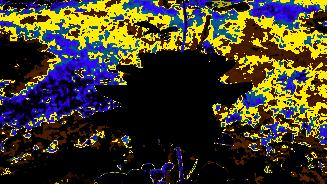
%> input picture assignment 4/new_image.jpg, 327 x 184 px
$ octave main_file2.m   (GNU Octave 9; MATLAB toolbox functions it lacks are replaced by stand-ins)
%> lines starting %> are read from the running program, lines starting %| are printed output that depends on the picture
### assignment 4/get_matrix.m
function matrix = get_matrix(image)
%% this function will take colour image and return a matrix of angles

    if(size(image,3) ~= 3)
        fprintf('error in get_matrix\n');
        matrix = [];
    else
        row = size(image,1);
        col = size(image,2);
        matrix = zeros(row,col);
        for i = 1:row
            for j = 1:col

%% from here the colour detction begins
% note the first channel gives red then green then blue and in x y z also x
% represent red then green then blue
% how this it will do first we need to convert rgb to xyz

                vect = rgb2xyz(double(image(i,j,1)),double(image(i,j,2)),double(image(i,j,3)));
                % got it now normalize the vector
                vect = normalize(vect);
                if(sum(vect) ~= 0)
                    % make sure it is 1 and 2
                    matrix(i,j) = get_angle([vect(1)-inv(3) vect(2)-inv(3)]);
                end

            end
        end
    end
end


### assignment 4/get_normalized_histogram.m
function histogram = get_normalized_histogram(image,keys,values)
%% this function will first take the image and map and get the final histogram
    dim = size(keys,1);
    histogram = zeros(dim+359,1);
    % now get the image matrixof angles
    matrix = get_matrix(image);
    % now iterate through all elements
    row = size(image,1);
    col = size(image,2);
    for i = 1:row
    	for j = 1:col
            temp = abs(keys - matrix(i,j));
            [~,idx] = min(temp);
            histogram(values(idx)) = histogram(values(idx))+1;
        end
    end
    histogram = histogram/(row*col);
end

### assignment 4/get_angle.m
function angle = get_angle(m)
% here we are taknig m = 1x2

    angle = 0;
    if(size(m,1) ~= 1 || size(m,2) ~= 2)
        fprintf('Error in angle\n');
    else
        if(m(1) >= 0 && m(2) >= 0)
            % first quadrant
            angle = atand(m(2)/m(1));
        elseif(m(1) < 0 && m(2) >= 0)
            % second quadrant
            angle = 180 + atand(m(2)/m(1));
        elseif(m(1) < 0 && m(2) < 0)
            % third quadrant
            angle = 180 + atand(m(2)/m(1));
        elseif(m(1) >= 0 && m(2) < 0)
            % fourth quadrant
            angle = 360 + atand(m(2)/m(1));
        else
            fprintf('Error in angle2  (%f,%f)\n',m(1),m(2));
        end
    end
end

### assignment 4/normalize.m
function output = normalize(a)
% a is a 3X1 vector here
    a = double(a);
    total = sum(a);
    if(total ~= 0)
        if(size(a,1) == 3 && size(a,2) == 1)
            output = inv(total)*[a(1);a(2);a(3)];
        elseif(size(a,2) == 3 && size(a,1) == 1)
            output = inv(total)*[a(1) a(2) a(3)];
        else
            fprintf('error in normalize\n');
            output = [];
        end
    else
        output = a;
    end

end

### assignment 4/main_file2.m
% our first program will read a csv file and get the matrix and also return the corresponding
% RGB values for the given XYZ values for each image
data = csvread('ciexyz31_1.csv');

%% now normalizing the data
keys = [];
values = [];
for i = 1:size(data,1)
    data(i,[2 3 4]) = normalize(data(i,[2 3 4]));
    keys = [keys;get_angle([(data(i,2)- inv(3)) (data(i,3)- inv(3))])];
    values = [values;i+359];
end


%% now we will read an image and convert the matrix into a matrix of only wavelength
% we w
[filename, pathname] = uigetfile({'*.png;*.jpg;*.bmp;*.tif','Supported images';...
                 '*.png','Portable Network Graphics (*.png)';...
                 '*.jpg','J-PEG (*.jpg)';...
                 '*.bmp','Bitmap (*.bmp)';...
                 '*.tif','Tagged Image File (*.tif,)';...
                 '*.*','All files (*.*)'});
%> the answer given: new_image.jpg
image = strcat(pathname,filename);
img = imread(image);
%> img is the input picture: size 184x327x3 uint8; mean R, G, B 63.5, 57.3, 41.2
image = img;
% image = imresize(image,0.9,'bicubic');
im = image;

%% now get the histogram
histogram = get_normalized_histogram(image,keys,values);
%> after the loop in get_matrix, `for i = 1:row`:
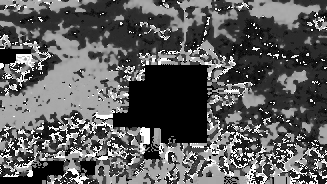
%> matrix: size 184x327 double; min 0, max 360, mean 131.4; drawn with min black and max white
%> after the loop in get_normalized_histogram, `for i = 1:row`: histogram = 830 values, max 7546 at index 610, min 0 at index 1, mean 72.49
%> in get_normalized_histogram, `histogram = histogram/(row*col);`: histogram = 830 values, max 0.125 at index 610, min 0 at index 1, mean 0.0012
plot(histogram);
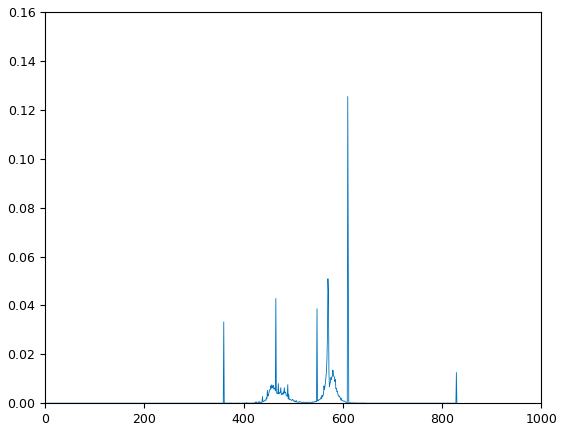
%> figure redrawn from the program's plot data; curve peaks at x = 610, y = 0.125
